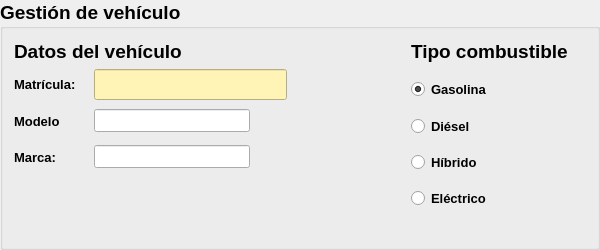
         <widget class="QGroupBox" name="groupVehiculo">
          <property name="minimumSize">
           <size>
            <width>600</width>
            <height>200</height>
           </size>
          </property>
          <property name="font">
           <font>
            <pointsize>14</pointsize>
            <weight>75</weight>
            <bold>true</bold>
           </font>
          </property>
          <property name="title">
           <string>Gestión de vehículo</string>
          </property>
          <layout class="QGridLayout" name="gridLayout_4">
           <item row="9" column="3">
            <widget class="QLabel" name="label_7">
             <property name="text">
              <string/>
             </property>
            </widget>
           </item>
           <item row="5" column="0">
            <layout class="QHBoxLayout" name="horizontalLayout_3">
             <property name="spacing">
              <number>5</number>
             </property>
             <item>
              <widget class="QLabel" name="lblMarca">
               <property name="sizePolicy">
                <sizepolicy hsizetype="Preferred" vsizetype="Preferred">
                 <horstretch>0</horstretch>
                 <verstretch>0</verstretch>
                </sizepolicy>
               </property>
               <property name="minimumSize">
                <size>
                 <width>75</width>
                 <height>0</height>
                </size>
               </property>
               <property name="font">
                <font>
                 <pointsize>10</pointsize>
                 <weight>75</weight>
                 <bold>true</bold>
                </font>
               </property>
               <property name="text">
                <string>Marca:</string>
               </property>
              </widget>
             </item>
             <item>
              <widget class="QLineEdit" name="txtMarca">
               <property name="minimumSize">
                <size>
                 <width>125</width>
                 <height>0</height>
                </size>
               </property>
               <property name="maximumSize">
                <size>
                 <width>350</width>
                 <height>16777215</height>
                </size>
               </property>
               <property name="font">
                <font>
                 <pointsize>10</pointsize>
                 <weight>75</weight>
                 <bold>true</bold>
                </font>
               </property>
              </widget>
             </item>
             <item>
              <spacer name="horizontalSpacer_5">
               <property name="orientation">
                <enum>Qt::Horizontal</enum>
               </property>
               <property name="sizeHint" stdset="0">
                <size>
                 <width>40</width>
                 <height>20</height>
                </size>
               </property>
              </spacer>
             </item>
            </layout>
           </item>
           <item row="3" column="0">
            <layout class="QHBoxLayout" name="horizontalLayout_2">
             <property name="spacing">
              <number>5</number>
             </property>
             <property name="leftMargin">
              <number>0</number>
             </property>
             <property name="rightMargin">
              <number>0</number>
             </property>
             <item>
              <widget class="QLabel" name="lblMatricula">
               <property name="minimumSize">
                <size>
                 <width>75</width>
                 <height>0</height>
                </size>
               </property>
               <property name="font">
                <font>
                 <pointsize>10</pointsize>
                 <weight>75</weight>
                 <bold>true</bold>
                </font>
               </property>
               <property name="text">
                <string>Matrícula:</string>
               </property>
              </widget>
             </item>
             <item>
              <widget class="QLineEdit" name="txtVehiculo">
               <property name="minimumSize">
                <size>
                 <width>125</width>
                 <height>0</height>
                </size>
               </property>
               <property name="maximumSize">
                <size>
                 <width>350</width>
                 <height>16777215</height>
                </size>
               </property>
               <property name="styleSheet">
                <string notr="true">background-color: #FFF3b5;</string>
               </property>
              </widget>
             </item>
             <item>
              <spacer name="horizontalSpacer_4">
               <property name="orientation">
                <enum>Qt::Horizontal</enum>
               </property>
               <property name="sizeHint" stdset="0">
                <size>
                 <width>40</width>
                 <height>20</height>
                </size>
               </property>
              </spacer>
             </item>
            </layout>
           </item>
           <item row="3" column="1">
            <widget class="QRadioButton" name="rbtGasolina">
             <property name="minimumSize">
              <size>
               <width>100</width>
               <height>30</height>
              </size>
             </property>
             <property name="maximumSize">
              <size>
               <width>80</width>
               <height>20</height>
              </size>
             </property>
             <property name="font">
              <font>
               <pointsize>10</pointsize>
               <weight>75</weight>
               <bold>true</bold>
              </font>
             </property>
             <property name="text">
              <string>Gasolina</string>
             </property>
             <property name="checked">
              <bool>true</bool>
             </property>
            </widget>
           </item>
           <item row="4" column="0">
            <layout class="QHBoxLayout" name="horizontalLayout_4">
             <property name="spacing">
              <number>5</number>
             </property>
             <item>
              <widget class="QLabel" name="lblModelo">
               <property name="minimumSize">
                <size>
                 <width>75</width>
                 <height>0</height>
                </size>
               </property>
               <property name="font">
                <font>
                 <pointsize>10</pointsize>
                 <weight>75</weight>
                 <bold>true</bold>
                </font>
               </property>
               <property name="text">
                <string>Modelo</string>
               </property>
              </widget>
             </item>
             <item>
              <widget class="QLineEdit" name="txtModelo">
               <property name="minimumSize">
                <size>
                 <width>125</width>
                 <height>0</height>
                </size>
               </property>
               <property name="maximumSize">
                <size>
                 <width>350</width>
                 <height>16777215</height>
                </size>
               </property>
               <property name="font">
                <font>
                 <pointsize>10</pointsize>
                 <weight>75</weight>
                 <bold>true</bold>
                </font>
               </property>
               <property name="text">
                <string/>
               </property>
              </widget>
             </item>
             <item>
              <spacer name="horizontalSpacer_6">
               <property name="orientation">
                <enum>Qt::Horizontal</enum>
               </property>
               <property name="sizeHint" stdset="0">
                <size>
                 <width>40</width>
                 <height>20</height>
                </size>
               </property>
              </spacer>
             </item>
            </layout>
           </item>
           <item row="4" column="1">
            <widget class="QRadioButton" name="rbtDiesel">
             <property name="minimumSize">
              <size>
               <width>100</width>
               <height>30</height>
              </size>
             </property>
             <property name="maximumSize">
              <size>
               <width>80</width>
               <height>20</height>
              </size>
             </property>
             <property name="font">
              <font>
               <pointsize>10</pointsize>
               <weight>75</weight>
               <bold>true</bold>
              </font>
             </property>
             <property name="text">
              <string>Diésel</string>
             </property>
            </widget>
           </item>
           <item row="0" column="0">
            <widget class="QLabel" name="lblDatosVehiculo">
             <property name="text">
              <string>Datos del vehículo</string>
             </property>
            </widget>
           </item>
           <item row="0" column="1">
            <widget class="QLabel" name="lblCombustible">
             <property name="text">
              <string>Tipo combustible</string>
             </property>
            </widget>
           </item>
           <item row="5" column="1">
            <widget class="QRadioButton" name="rbtHibrido">
             <property name="minimumSize">
              <size>
               <width>100</width>
               <height>30</height>
              </size>
             </property>
             <property name="maximumSize">
              <size>
               <width>80</width>
               <height>20</height>
              </size>
             </property>
             <property name="font">
              <font>
               <pointsize>10</pointsize>
               <weight>75</weight>
               <bold>true</bold>
              </font>
             </property>
             <property name="text">
              <string>Híbrido</string>
             </property>
            </widget>
           </item>
           <item row="6" column="1">
            <widget class="QRadioButton" name="rbtElectrico">
             <property name="minimumSize">
              <size>
               <width>100</width>
               <height>30</height>
              </size>
             </property>
             <property name="maximumSize">
              <size>
               <width>80</width>
               <height>20</height>
              </size>
             </property>
             <property name="font">
              <font>
               <pointsize>10</pointsize>
               <weight>75</weight>
               <bold>true</bold>
              </font>
             </property>
             <property name="text">
              <string>Eléctrico</string>
             </property>
            </widget>
           </item>
          </layout>
         </widget>
